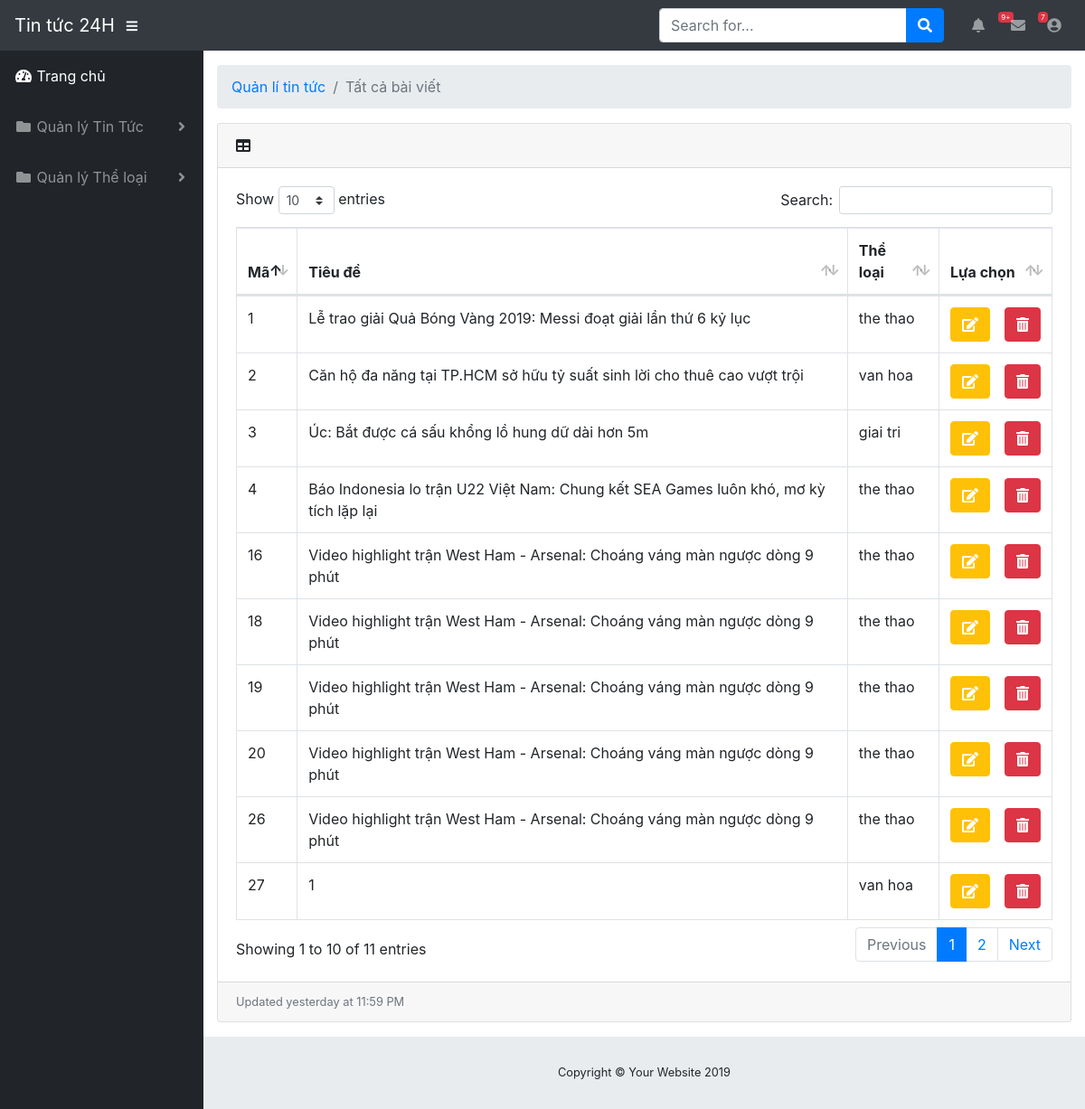
Screenshot of /adminHome.php with the database file from the repository.
### tables this page shows
CREATE TABLE `baiviet` (
  `ma` int(11) NOT NULL,
  `tieude` varchar(100) NOT NULL,
  `ndngan` text NOT NULL,
  `noidung` text NOT NULL,
  `anh` varchar(100) NOT NULL,
  `id_theloai` varchar(50) NOT NULL
);

### adminHome.php (the view, shortened to what this page needs)
<!DOCTYPE html>
<html lang="en">
<head>
  <link href="vendor/fontawesome-free/css/all.min.css" rel="stylesheet" type="text/css">
  <link href="vendor/datatables/dataTables.bootstrap4.css" rel="stylesheet">
  <link href="css/sb-admin.css" rel="stylesheet">
</head>
<body id="page-top">
  <nav class="navbar navbar-expand navbar-dark bg-dark static-top">
    <a class="navbar-brand mr-1" href="adminHome.php">Tin tức 24H</a>
    <button class="btn btn-link btn-sm text-white order-1 order-sm-0" id="sidebarToggle" href="#">
      <i class="fas fa-bars"></i>
    </button>
    <form class="d-none d-md-inline-block form-inline ml-auto mr-0 mr-md-3 my-2 my-md-0">
      <div class="input-group">
        <input type="text" class="form-control" placeholder="Search for..." aria-label="Search" aria-describedby="basic-addon2">
        <div class="input-group-append">
          <button class="btn btn-primary" type="button">
            <i class="fas fa-search"></i>
          </button>
        </div>
      </div>
    </form>
    <ul class="navbar-nav ml-auto ml-md-0">
      <li class="nav-item dropdown no-arrow mx-1">
        <a class="nav-link dropdown-toggle" href="#" id="alertsDropdown" role="button" data-toggle="dropdown" aria-haspopup="true" aria-expanded="false">
          <i class="fas fa-bell fa-fw"></i>
          <span class="badge badge-danger">9+</span>
        </a>
      </li>
      <li class="nav-item dropdown no-arrow mx-1">
        <a class="nav-link dropdown-toggle" href="#" id="messagesDropdown" role="button" data-toggle="dropdown" aria-haspopup="true" aria-expanded="false">
          <i class="fas fa-envelope fa-fw"></i>
          <span class="badge badge-danger">7</span>
        </a>
      </li>
      <li class="nav-item dropdown no-arrow">
        <a class="nav-link dropdown-toggle" href="#" id="userDropdown" role="button" data-toggle="dropdown" aria-haspopup="true" aria-expanded="false">
          <i class="fas fa-user-circle fa-fw"></i>
        </a>
      </li>
    </ul>
  </nav>
  <div id="wrapper">
    <ul class="sidebar navbar-nav">
      <li class="nav-item active">
        <a class="nav-link" href="adminHome.php">
          <i class="fas fa-fw fa-tachometer-alt"></i>
          <span>Trang chủ</span>
        </a>
      </li>
      <li class="nav-item dropdown">
        <a class="nav-link dropdown-toggle" href="#" id="pagesDropdown" role="button" data-toggle="dropdown" aria-haspopup="true" aria-expanded="false">
          <i class="fas fa-fw fa-folder"></i>
          <span>Quản lý Tin Tức</span>
        </a>
      </li>
      <li class="nav-item dropdown">
        <a class="nav-link dropdown-toggle" href="#" id="pagesDropdown" role="button" data-toggle="dropdown" aria-haspopup="true" aria-expanded="false">
          <i class="fas fa-fw fa-folder"></i>
          <span>Quản lý Thể loại</span>
        </a>
      </li>
    </ul>
    <div id="content-wrapper">
      <div class="container-fluid">
        <ol class="breadcrumb">
          <li class="breadcrumb-item">
            <a href="#">Quản lí tin tức</a>
          </li>
          <li class="breadcrumb-item active">Tất cả bài viết</li>
        </ol>
        <div class="card mb-3">
          <div class="card-header">
            <i class="fas fa-table"></i></div>
          <div class="card-body">
            <div class="table-responsive">
              <table class="table table-bordered" id="dataTable" width="100%" cellspacing="0">
                <thead>
                  <tr>
                    <th>Mã</th>
                    <th>Tiêu đề</th>
                    <th>Thể loại </th>
                    <th>Lựa chọn</th>
                  </tr>
                </thead>
                <tbody>
                  <?php
                  include_once 'DBConnect.php';
                  $q = " SELECT * FROM baiviet ";
                  $query = mysqli_query($con, $q);
                  while ($row = mysqli_fetch_assoc($query)) {
                    ?>
                    <tr>
                      <td><?php echo $row['ma']; ?></td>
                      <td><?php echo $row['tieude']; ?></td>
                      <td>
                      <?php
                          echo $row['id_theloai'];
                          ?>
                      </td>
                    <td>
                      <div class="d-flex justify-content-center">
                        <a class="text-white btn btn-warning mr-3" href="addNews.php?ma=<?php echo $row['ma']; ?> "><i class="fas fa-edit"></i> </a>
                        <a onclick="return confirm('Bạn có thực sự muốn xóa nó')" ; class="text-white btn btn-danger" href="RemoveNews.php?ma=<?php echo $row['ma']; ?>"><i class="fas fa-trash-alt"></i> </a>
                      </div>
                    </td>
                    </tr>
                  <?php  } ?>
                </tbody>
              </table>
            </div>
          </div>
          <div class="card-footer small text-muted">Updated yesterday at 11:59 PM</div>
        </div>
      </div>
      <footer class="sticky-footer">
        <div class="container my-auto">
          <div class="copyright text-center my-auto">
            <span>Copyright © Your Website 2019</span>
          </div>
        </div>
      </footer>
    </div>
  </div>
</body>
</html>

### rows the page displays
baiviet: ma "1", tieude "Lễ trao giải Quả Bóng Vàng 2019: Messi đoạt giải lần thứ 6 kỷ lục", id_theloai "the thao"
baiviet: ma "2", tieude "Căn hộ đa năng tại TP.HCM sở hữu tỷ suất sinh lời cho thuê cao vượt trội", id_theloai "van hoa"
baiviet: ma "3", tieude "Úc: Bắt được cá sấu khổng lồ hung dữ dài hơn 5m", id_theloai "giai tri"
baiviet: ma "4", tieude "Báo Indonesia lo trận U22 Việt Nam: Chung kết SEA Games luôn khó, mơ kỳ tích lặp lại", id_theloai "the thao"
baiviet: ma "16", tieude "Video highlight trận West Ham - Arsenal: Choáng váng màn ngược dòng 9 phút", id_theloai "the thao"
baiviet: ma "18", tieude "Video highlight trận West Ham - Arsenal: Choáng váng màn ngược dòng 9 phút", id_theloai "the thao"
baiviet: ma "19", tieude "Video highlight trận West Ham - Arsenal: Choáng váng màn ngược dòng 9 phút", id_theloai "the thao"
baiviet: ma "20", tieude "Video highlight trận West Ham - Arsenal: Choáng váng màn ngược dòng 9 phút", id_theloai "the thao"
baiviet: ma "26", tieude "Video highlight trận West Ham - Arsenal: Choáng váng màn ngược dòng 9 phút", id_theloai "the thao"
baiviet: ma "27", tieude "1", id_theloai "van hoa"
